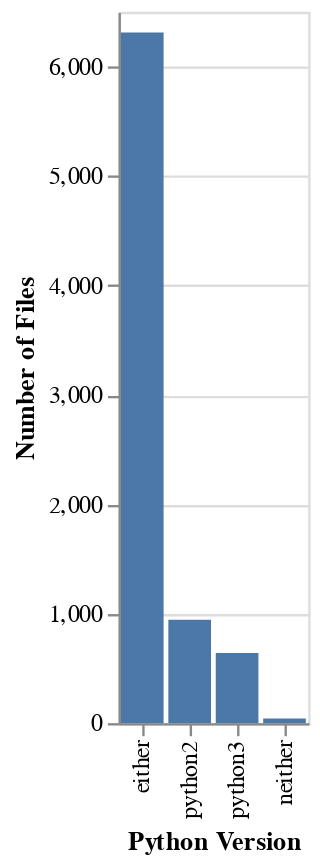

This figure's notebook cell:
### Code cell
chart = alt.Chart(ver_df).mark_bar().encode(
    alt.X("ver", axis=alt.Axis(title='Python Version'), sort=["either", "python2", "python3", "neither"]),
    y=alt.Y('count()', axis=alt.Axis(title='Number of Files')),
)
chart

### Figure 1 — Vega-Lite specification as saved in the notebook (floating-point values rounded to 4 significant figures; data arrays with more than 128 entries replaced by an {"elided": "..."} marker saying what was removed)
{"$schema": "https://vega.github.io/schema/vega-lite/v3.4.0.json", "config": {"background": "white"}, "data": {"name": "data-40f16c77716697dd0a650c5b25fb4ecd"}, "datasets": {"data-40f16c77716697dd0a650c5b25fb4ecd": {"elided": "7941 records"}}, "encoding": {"x": {"axis": {"title": "Python Version"}, "field": "ver", "sort": ["either", "python2", "python3", "neither"], "type": "nominal"}, "y": {"aggregate": "count", "axis": {"title": "Number of Files"}, "type": "quantitative"}}, "mark": "bar"}
